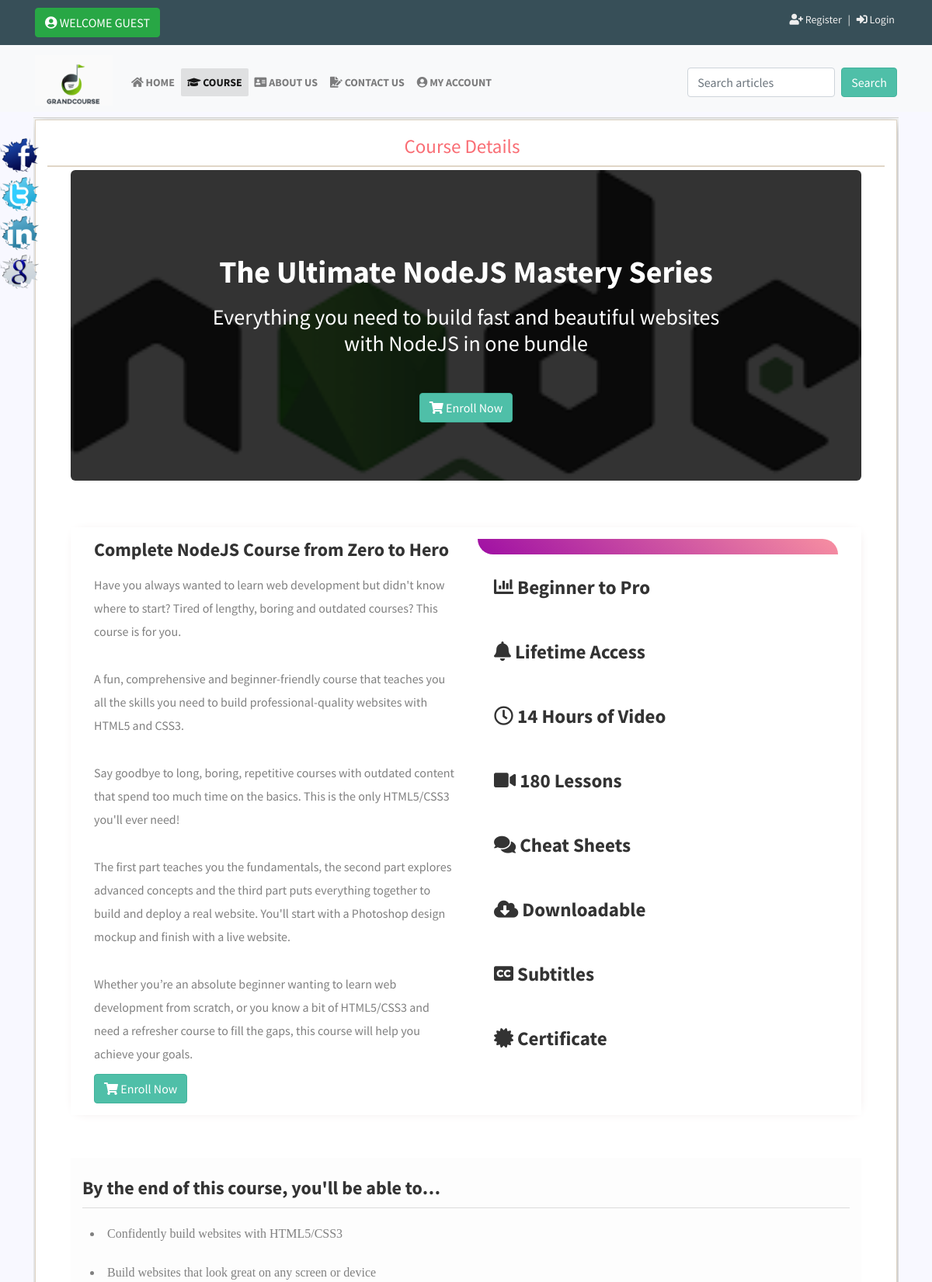
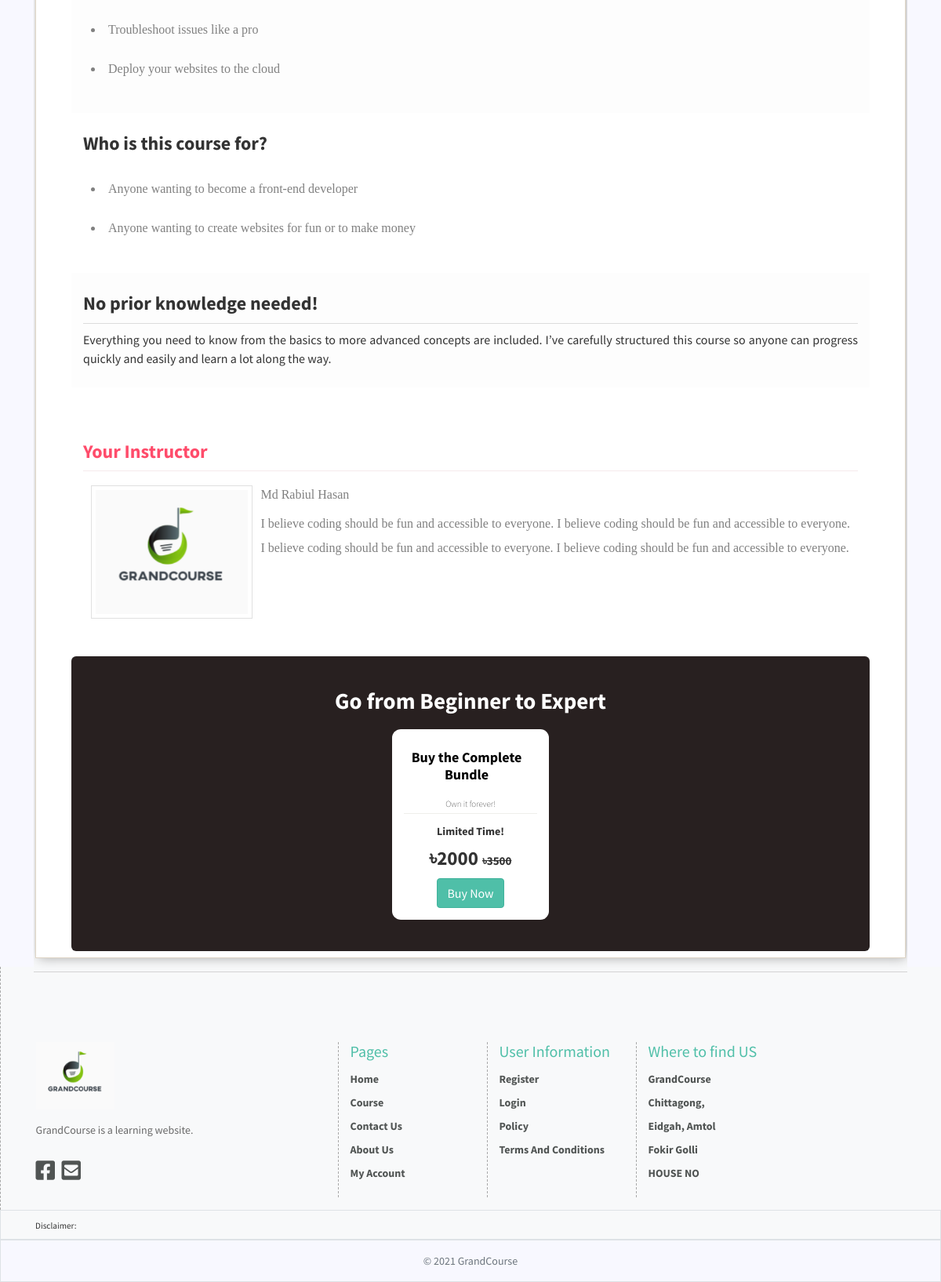
Page /course_details.php?id=4 on the committed database (2 pictures, top to bottom).
### tables this page shows
CREATE TABLE `courses` (
  `id` int(11) NOT NULL,
  `course_cat` int(11) NOT NULL,
  `image` varchar(255) NOT NULL,
  `title` varchar(255) NOT NULL,
  `sub_title` text NOT NULL,
  `motivational_des` text NOT NULL,
  `summary` text NOT NULL,
  `course_purpose` text NOT NULL,
  `for_whom` text NOT NULL,
  `pre_idea` text NOT NULL,
  `instructor` text NOT NULL,
  `purchase_title` varchar(255) NOT NULL,
  `order_box_title` varchar(255) NOT NULL,
  `order_box_des` varchar(255) NOT NULL,
  `price` int(11) NOT NULL,
  `discount_price` int(11) NOT NULL
);

### lib/Database.php (called while the page is built, shortened)
<?php
Class Database{
	public $host   = DB_HOST;
	public $user   = DB_USER;
	public $pass   = DB_PASS;
	public $dbname = DB_NAME;
	public $link;
	private function connectDB(){
	$this->link = new mysqli($this->host, $this->user, $this->pass, $this->dbname);
 }
	public function select($query){
		$result = $this->link->query($query) or die($this->link->error.__LINE__);
		if($result->num_rows > 0){
			return $result;
		} else {
			return false;
		}
	}
}

### course_details.php (the view, shortened to what this page needs)
<?php ob_start(); $active = 'course'; include "inc/header.php"?>
<?php
	if(!isset($_REQUEST['id']) || $_REQUEST['id']==NULL ){
		header("location: 404.php");
	}else{
		$id = $_REQUEST['id'];
	}
 ?>
	<div class="contentsection contemplete clear">
		<div class="maincontent clear">
			<div class="about">
				<h2 style="text-align:center;color:rgb(249, 109, 116);">Course Details</h2>
				<?php
					$query = "select * from courses where id = $id ";
					$post = $db->select($query);
					if($post){
						$result = $post->fetch_assoc();
				?>
			<div class="container">
				<div class="row col-md-12 lefts FadeIN-Right">
					<div class="course-details">
						<div class="background" style="background:url(images/courseImg/<?=$result['image'];?>);background-size: cover;border-radius: 6px;">
							<div class="top-details">
								<h1><?=$result['title'];?></h1>
								<h3><?=$result['sub_title'];?></h3>
								<a href="#purchaseid">
									<button class="btn btn-primary" ><i class="fas fa-shopping-cart"></i> Enroll Now</button>
								</a>
							</div>
						</div>
						<div class="row col-md-12 top-details-2">
							<div class="top-details-2-1 col-md-6 ">
								<?=$result['motivational_des'];?>
								<a href="#purchaseid">
									<button class="btn btn-primary" ><i class="fas fa-shopping-cart"></i> Enroll Now</button>
								</a>
							</div>
							<div class="top-details-2-2 col-md-6 ">
								<div class="top-color"></div>
								<?=$result['summary'];?>
							</div>
						</div>
						<div class="middle-details-1">
							<h1>By the end of this course, you'll be able to…</h1>
							<?=$result['course_purpose'];?>
						</div>
						<div class="middle-details-2">
							<h1>Who is this course for?</h1>
							<?=$result['for_whom'];?>
						</div>
						<div class="middle-details-3">
							<h1>No prior knowledge needed!</h1>
							<?=$result['pre_idea'];?>
						</div>
						<div class="bottom-details-1">
							<h1>Your Instructor</h1>
							<div class="instructor-details-2">
								<?=$result['instructor'];?>
							</div>
						</div>
						<div class="bottom-details-2" id="purchaseid">
							<h1><?=$result['purchase_title'];?> </h1>
							<div class="purchase">
								<h2><?=$result['order_box_title'];?> </h2>
								<?=$result['order_box_des'];?>
								<p class="price1">৳<?=$result['discount_price'];?> <del>৳<?=$result['price'];?></del></p>
								<?php
								if(isset($_SESSION['loggedin']) && $_SESSION['loggedin'] ==true){?>
								<a href="phpCore/checkout.php?price=<?=$result['price'];?>&discount_price=<?=$result['discount_price'];?>&title=<?=$result['title'];?>&image=<?=$result['image'];?>">
									<button class="btn btn-primary">Buy Now</button>
								</a>
								<?php }
								else{ ?>
								<a href="login/login.php">
									<button class="btn btn-primary">Buy Now</button>
								</a>
								<?php }?>
							</div>
						</div>
					</div>
				</div>
			</div>
			<?php }else{
					header("Location : 404..php");
					} ?>
		</div>
	</div>
<?php include "inc/footer.php"; ob_end_flush();?>

### css/mystyle.css (style rules this page uses)
* { margin: 0; padding: 0; outline: 0; }
html { scroll-behavior: smooth; }
body { color: #000; font-family: "Source Sans Pro","Robota", Arial, Helvetica, sans-serif !important; font-size: 14px; line-height: 1.42857143; color: #333333; background: #f0f0f0; }
.contemplete { margin: 0 auto; width: 928px; }
.clear { overflow: hidden; }
.contentsection { background: #f8f9fa!important; padding: 2px; width: 1114px; border-bottom: 1px solid lightgray; top: 7px; border-right: unset; position: relative; border-left: unset; border-top: 1px solid lightgray; }
.maincontent { background: rgb(255, 255, 255); border: 1px solid #ececeb; float: left; margin: 0 15px 15px 0; padding: 8px 15px; box-shadow: 2px 2px 14px -2px darkgray; width: 70%; height: 750px; }
.about { font-size: 16px; line-height: 24px; text-align: justify; }
.about img { background: #fff none repeat scroll 0 0; border: 1px solid #e0e0e0; float: left; height: 170px; margin-right: 10px; padding: 5px; }
.about p { font-size: 16px; line-height: 24px; margin-bottom: 10px; text-align: justify; }
.about h2 { border-bottom: 2px solid #e0d6c7; color: rgb(79, 191, 168); font-size: 25px; margin-bottom: 4px; padding: 10px 10px 10px 0; }
body { font-family: "Robota", Arial, Helvetica, sans-serif; font-size: 14px; line-height: 1.42857143; color: #333333; background: ghostwhite; }
.btn-primary { color: rgb(255, 255, 255); background: rgb(79, 191, 168); border-color: rgb(65, 179, 156); }
:root { --main-color1: #eb4d4b; --text-color: #131e2c; }
.FadeIN-Right { animation: FadeINright ease 1s; }
.row.col-md-12.lefts { margin: auto; }
.top-details { height: 400px; background: rgb(0,0,0,0.8); padding: 15px; text-align: center; border-radius: 6px; }
.top-details h1 { margin-top: 92px; font-weight: bold; color: white; }
.top-details h3 { width: 690px; margin: auto; padding: 10px; margin-bottom: 37px; color: white; }
.course-details { width: 100%; }
.top-details-2 { margin-top: 60px !important; padding: 15px; background: white; box-shadow: 1px 1px 15px -8px #ddcdcd; margin: auto; }
.top-details-2-1 h5 { font-weight: bold; font-size: ; text-align: left; margin-bottom: 15px; font-size: 24px; }
.top-details-2-1 p { color: gray; text-align: left; line-height: .8cm; }
.top-color { height: 20px; background: linear-gradient(40deg,#9f0fa4,#f78fa1); border-top-right-radius: 30px; border-bottom-left-radius: 30px; }
.top-details-2-2 ul { padding: 0px 21px; }
.top-details-2-2 ul > li { padding: 29px 0px; font-size: 25px; font-weight: bold; list-style: none; }
.middle-details-1 { margin-top: 55px; padding: 15px; background: #fdfdfd; }
.middle-details-1 > h1 { font-size: 24px; font-weight: bold; padding: 10px 0px; border-bottom: 1px solid gainsboro; }
.middle-details-1 > ul > li { list-style: inside; line-height: .8cm; color: gray; font-family: initial; padding: 10px; }
.middle-details-2 { padding: 15px; }
.middle-details-2 > h1 { font-size: 24px; font-weight: bold; padding: 10px 0px; }
.middle-details-2 > ul > li { list-style: inside; line-height: .8cm; color: gray; font-family: initial; padding: 10px; }
.middle-details-3 { background: #fdfdfd; padding: 15px; }
.middle-details-3 > h1 { font-size: 24px; font-weight: bold; padding: 10px 0px; border-bottom: 1px solid gainsboro; }
.bottom-details-1 { padding: 15px; height: 300px; margin-top: 43px; }
.bottom-details-1 > h1 { font-size: 24px; font-weight: bold; padding: 10px 0px; color: #ff4c6b; border-bottom: 1px solid #f5eaec; }
.instructor-details-2 { line-height: .8cm; color: gray; font-family: initial; padding: 10px; }
.bottom-details-2 { padding: 40px; background: #282020; border-radius: 6px; }
.bottom-details-2 h1 { color: white; font-weight: bold; text-align: center; font-size: 29px; margin-bottom: 19px; }
.purchase { width: 200px; background: white; padding: 15px; text-align: center; margin: auto; border-radius: 11px; }
.purchase h2 { color: black; text-align: center; font-size: 18px; font-weight: bold; border-bottom: none; }
.purchase p { font-weight: bold; font-size: 14px; text-align: center; }
.wonit { font-weight: 100 !important; font-size: 11px !important; border-bottom: 1px solid #eeeeeb !important; }
.price1 { font-size: 25px!Important; }
.price1 del { font-size: 15px; }

### course_details.php (style rules this page uses)
.maincontent { background: rgb(255, 255, 255); border: 1px solid #ded4c5; margin: 0 15px 15px 0; padding: 8px 15px; box-shadow: 2px 2px 14px -2px darkgray !important; width: 100%; display: inline-table; }

### rows in the picture
courses: image (picture), title "The Ultimate NodeJS Mastery Series", sub_title "Everything you need to build fast and beautiful websites with NodeJS in one bundle", motivational_des "Complete NodeJS Course from Zero to Hero Have you always wanted to learn web development but didn't know where to start? Tired of lengthy, boring and outdated courses? This course is for you. A fun, comprehensive and beginner-friendly course that teaches you all the skills you need to build professional-quality websites with HTML5 and CSS3. Say goodbye to long, boring, repetitive courses with outdated content that spend too much time on the basics. This is the only HTML5/CSS3 you'll ever need! The first part teaches you the fundamentals, the second part explores advanced concepts and the third part puts everything together to build and deploy a real website. You'll start with a Photoshop…", summary "Beginner to Pro Lifetime Access 14 Hours of Video 180 Lessons Cheat Sheets Downloadable Subtitles Certificate", course_purpose "Confidently build websites with HTML5/CSS3 Build websites that look great on any screen or device Troubleshoot issues like a pro Deploy your websites to the cloud", for_whom "Anyone wanting to become a front-end developer Anyone wanting to create websites for fun or to make money", pre_idea "Everything you need to know from the basics to more advanced concepts are included. I’ve carefully structured this course so anyone can progress quickly and easily and learn a lot along the way.", instructor (picture), instructor "Md Rabiul Hasan I believe coding should be fun and accessible to everyone. I believe coding should be fun and accessible to everyone. I believe coding should be fun and accessible to everyone. I believe coding should be fun and accessible to everyone.", purchase_title "Go from Beginner to Expert", order_box_title "Buy the Complete Bundle", order_box_des "Own it forever! Limited Time!", discount_price "2000", price "3500"
